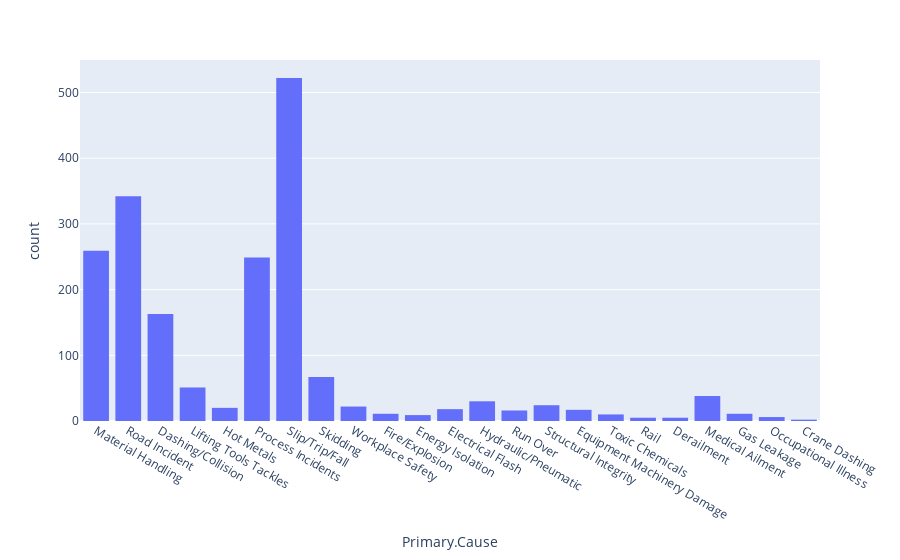

Notebook source saved alongside this figure:
### Code cell
#show the frequances of accident primary causes
px.histogram(df, x="Primary.Cause")

### Figure 1 — Plotly figure (JSON) as saved in the notebook; plotly's stock layout.template omitted (floating-point values rounded to 4 significant figures; data arrays with more than 128 entries replaced by an {"elided": "..."} marker saying what was removed)
{"data": [{"alignmentgroup": "True", "bingroup": "x", "hovertemplate": "Primary.Cause=%{x}<br>count=%{y}<extra></extra>", "legendgroup": "", "marker": {"color": "#636efa", "pattern": {"shape": ""}}, "name": "", "offsetgroup": "", "orientation": "v", "showlegend": false, "type": "histogram", "x": {"elided": "1897 str values"}, "xaxis": "x", "yaxis": "y"}], "layout": {"barmode": "relative", "legend": {"tracegroupgap": 0}, "margin": {"t": 60}, "xaxis": {"anchor": "y", "domain": [0, 1], "title": {"text": "Primary.Cause"}}, "yaxis": {"anchor": "x", "domain": [0, 1], "title": {"text": "count"}}}}
